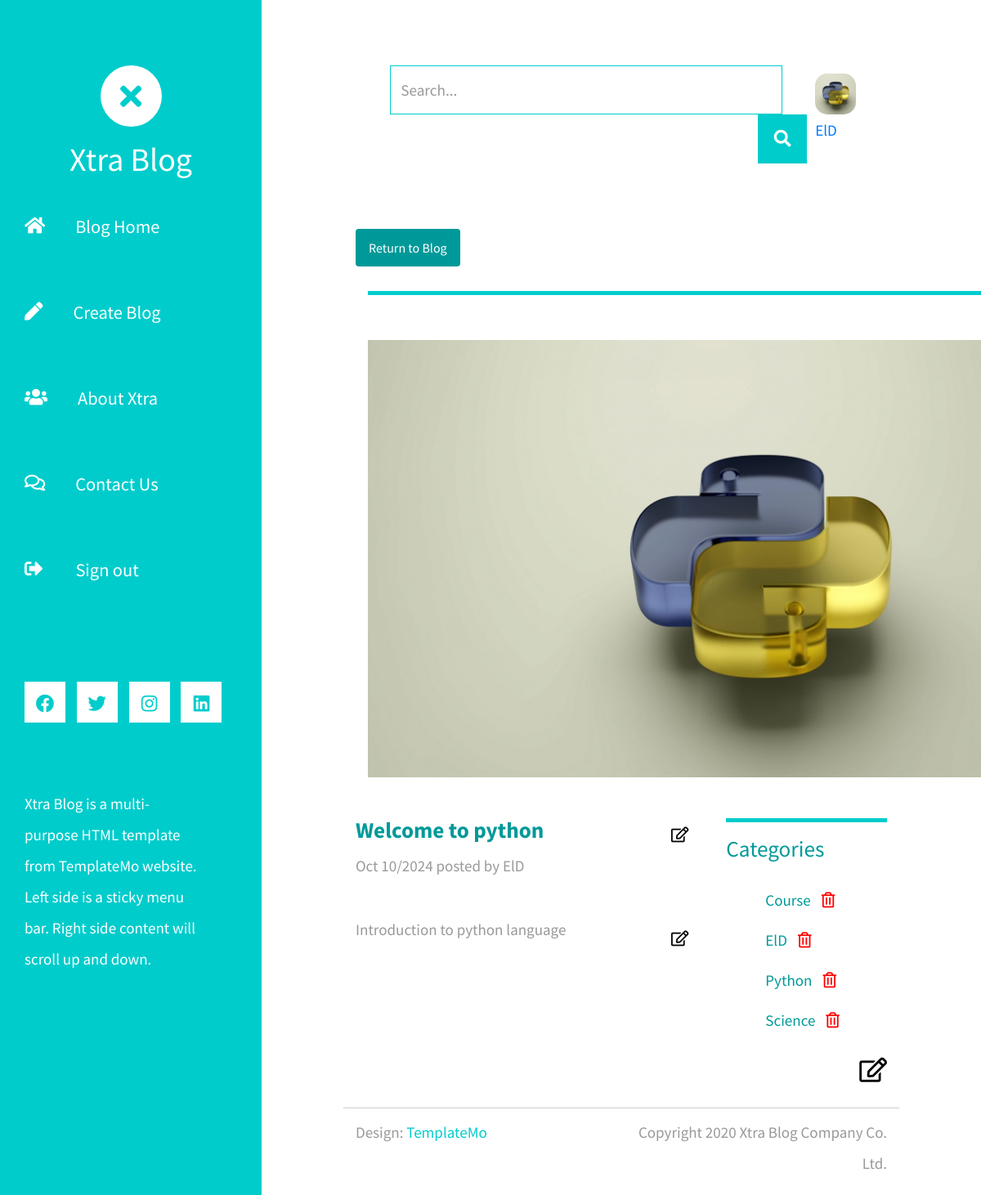
Page /blogs/blog/1/edit/ (signed in) on the committed database.
### users/models.py (models this page shows, shortened)
class Profile(models.Model):
    user = models.OneToOneField(User ,verbose_name=("profile"), on_delete=models.CASCADE)
    name = models.CharField(max_length=100)
    image = models.ImageField(upload_to="profile-img/",blank=True,null=True)
    date_of_birth = models.DateField(auto_now=False, auto_now_add=False,blank=True,null=True)
    description = models.TextField(blank=True,null=True,max_length=500)
    fblink= models.URLField(blank=True,null=True, max_length=200)
    instlink= models.URLField(blank=True,null=True, max_length=200)
    twlink= models.URLField(blank=True,null=True, max_length=200)
    lilink= models.URLField(blank=True,null=True, max_length=200)
    is_team_member = models.BooleanField(default=False)
    role = models.CharField(max_length=50,default="User")

### blogapp/models.py (models this page shows, shortened)
class Blog(models.Model):
    title = models.CharField(max_length=500)
    image = models.ImageField(upload_to='blog-img/')
    content  = models.TextField()
    created_at = models.DateField(auto_now_add=True)
    author = models.ForeignKey(User, verbose_name=("authors"),on_delete=models.CASCADE)
    tags = TaggableManager()

### blogapp/views.py (the view)
# urls.py: path('blog/<int:pk>/edit/',BlogUpdateView.as_view(),name='blog_edit'),
class BlogUpdateView(LoginRequiredMixin,UpdateView):
    model = Blog
    template_name = "blog_edit.html"
    fields = ['image','title','content','tags']

### blogapp/templates/blog_edit.html (shortened to what this page needs)
{% extends "base.html" %}
{% load static %}
{% load widget_tweaks %}
{% block links %}
<link rel="stylesheet" href="{% static 'css/edit.css' %}">
{% endblock links %}
{% block content %}
<div class="row">
    <div class="col-12">
        <a href="{% url 'blog_detail' blog.id %}" class="btn" style="background-color: #099; color: white; margin-bottom: 20px; padding: 10px 15px; text-decoration: none;">
            Return to Blog
        </a>
    </div>
</div>
<div class="col-12">
    <div class="image-container">
        <hr class="tm-hr-primary tm-mb-55">
        <img src="{{blog.image.url}}" width="954" height="535" class="tm-mb-40" id="blog_img"></img>
    </div>
</div>
<div class="row tm-row">
    <div class="col-lg-8 tm-post-col">
        <div class="tm-post-full">
            <div class="mb-4">
                <div class="title-container" style="position: relative;">
                    <h2 class="pt-2 tm-color-primary tm-post-title" id="blog_title"><strong>{{blog.title}}</strong></h2>
                    <button type="button" id="title_edit" style="border: none; background: transparent; cursor: pointer; position: absolute; top: 10px; right: 10px;"
                    onclick="document.getElementById('title_form').style.display = 'block'
                    document.getElementById('blog_title').style.display = 'none';
                    document.getElementById('title_edit').style.display = 'none';">
                        <i class="far fa-edit"></i>
                    </button>
                </div>
                <p class="tm-mb-40">{{blog.created_at|date:'M d/Y'}} posted by {{blog.author}}</p>
                <div class="content-container" style="position: relative;">
                    <p class="blog-content" id="blog_content">{{ blog.content }}</p>
                    <button type="button" id="content_edit" style="border: none; background: transparent; cursor: pointer; position: absolute; top: 10px; right: 10px;"
                    onclick="document.getElementById('content_form').style.display = 'block'
                    document.getElementById('blog_content').style.display = 'none';
                    document.getElementById('content_edit').style.display = 'none';">
                        <i class="far fa-edit"></i>
                    </button>
                </div>
            </div>
        </div>
    </div>
    <aside class="col-lg-4 tm-aside-col">
        <div class="tm-post-sidebar">
            <hr class="mb-3 tm-hr-primary">
            <h2 class="mb-4 tm-post-title tm-color-primary">Categories</h2>
            <ul class="tm-mb-75 pl-5 tm-category-list">
                {% for tag in blog.tags.all %}
                <li style="display: flex; align-items: center; margin-bottom: 5px;">
                    <p class="tm-color-primary" style="margin-right: 8px; margin-bottom: 0;">{{ tag }}</p>
                    <button type="button" style="background-color: #fff; border: none; padding: 3px 5px; cursor: pointer;">
                        <i class="far fa-trash-alt" style="color: red; cursor: pointer;" onclick="openModal({{ tag.id }})"></i>
                    </button>
                </li>
                {% endfor %}
            </ul>
            <button type="button" id="add_tag_button"
            style="background-color: #fff; border: none; padding: 3px 5px; cursor: pointer;position: absolute; bottom: 10px; right: 10px;"
            onclick="document.getElementById('add_tag_button').style.display='none';
            document.getElementById('AddTagForm').style.display='block';"
            >
                <i class="far fa-edit" style="color: black; cursor: pointer; font-size: 30px;"></i>
            </button>
        </div>
    </aside>
</div>
{% endblock content %}

### templates/base.html (shortened to what this page needs)
{% load static %}
<!DOCTYPE html>
<html lang="en">
<head>
    {% block links %}
    {% endblock links %}
	<link rel="stylesheet" href="{% static 'fontawesome/css/all.min.css' %}">
	<link rel="stylesheet" href="{% static 'fontawesome/css/all.min.css' %}">
    <link href="{% static 'css/bootstrap.min.css' %}" rel="stylesheet">
    <link href="{% static 'css/templatemo-xtra-blog.css' %}" rel="stylesheet">
    <link href="{% static 'css/images.css' %}" rel="stylesheet">
    <link href="{% static 'css/comments.css' %}" rel="stylesheet">
</head>
<body>
	<header class="tm-header" id="tm-header">
        <div class="tm-header-wrapper">
            <div class="tm-site-header">
                <div class="mb-3 mx-auto tm-site-logo"><i class="fas fa-times fa-2x"></i></div>
                <h1 class="text-center">Xtra Blog</h1>
            </div>
            <nav class="tm-nav" id="tm-nav">
                <ul>
                    <li class="tm-nav-item {% if 'home' in request.path %}active{% endif %}"><a href="{% url "home" %}" class="tm-nav-link">
                        <i class="fas fa-home"></i>
                        Blog Home
                    </a></li>
                    <li class="tm-nav-item {% if 'create' in request.path %}active{% endif %}"><a href="{% url 'create_blog' %}" class="tm-nav-link">
                        <i class="fas fa-pen"></i>
                        Create Blog
                    </a></li>
                    <li class="tm-nav-item {% if 'about' in request.path %}active{% endif %}"><a href="{% url 'about' %}" class="tm-nav-link">
                        <i class="fas fa-users"></i>
                        About Xtra
                    </a></li>
                    <li class="tm-nav-item {% if 'contact' in request.path %}active{% endif %}"><a href="{% url 'contact' %}" class="tm-nav-link">
                        <i class="far fa-comments"></i>
                        Contact Us
                    </a></li>
                    {% if user.is_authenticated %}
                    <form method="POST" action="{% url 'logout' %}">
                        <li class="tm-nav-item">
                            <button type="submit" class="tm-button">
                                <i class="fas fa-sign-out-alt"style="margin-right: 40px;"></i>
                                Sign out
                            </button>
                        </li>
                    </form>
                    {% endif %}
                </ul>
            </nav>
            <div class="tm-mb-65">
                <a rel="nofollow" href="https://fb.com/templatemo" target="_blank" class="tm-social-link">
                    <i class="fab fa-facebook tm-social-icon"></i>
                </a>
                <a href="https://twitter.com" target="_blank" class="tm-social-link">
                    <i class="fab fa-twitter tm-social-icon"></i>
                </a>
                <a href="https://instagram.com" target="_blank" class="tm-social-link">
                    <i class="fab fa-instagram tm-social-icon"></i>
                </a>
                <a href="https://linkedin.com" target="_blank" class="tm-social-link">
                    <i class="fab fa-linkedin tm-social-icon"></i>
                </a>
            </div>
            <p class="tm-mb-80 pr-5 text-white">
                Xtra Blog is a multi-purpose HTML template from TemplateMo website. Left side is a sticky menu bar. Right side content will scroll up and down.
            </p>
        </div>
    </header>
    <div class="container-fluid">
        <main class="tm-main">
            <div class="row tm-row">
                <div class="col-12" style="display: flex; justify-content: space-between;">
                    <form method="GET" class="form-inline tm-mb-80 tm-search-form" action="{% url 'home' %}">
                        <input class="form-control tm-search-input" name="search" type="text" placeholder="Search..." id="search" aria-label="Search">
                        <button class="tm-search-button" type="submit">
                            <i class="fas fa-search tm-search-icon" aria-hidden="true"></i>
                        </button>
                    </form>
                    {% if user.is_authenticated %}
                    <div style="margin: 10px;">
                        <a href="{% url 'profile_content' user.profile.id %}" class="tm-profile-link">
                            <img src="{% if user.profile.image %}{{user.profile.image.url}} {% endif %}" height="50px" width="50px" style="border-radius: 30%; object-fit: cover;">
                            {{user.username}}
                        </a>
                    </div>
                    {% endif %}
                </div>
            </div>
            {% block content %}
            {% endblock content %}
            <footer class="row tm-row">
                <hr class="col-12">
                <div class="col-md-6 col-12 tm-color-gray">
                    Design: <a rel="nofollow" target="_parent" href="https://templatemo.com" class="tm-external-link">TemplateMo</a>
                </div>
                <div class="col-md-6 col-12 tm-color-gray tm-copyright">
                    Copyright 2020 Xtra Blog Company Co. Ltd.
                </div>
            </footer>
        </main>
    </div>
</body>
</html>

### static/css/edit.css (style rules this page uses)
.image-container { position: relative; display: inline-block; }
#blog_img { transition: filter 0.3ms ease; }

### static/css/templatemo-xtra-blog.css (style rules this page uses)
html { overflow-x: hidden; }
body { margin: 0; padding: 0; font-family: 'Source Sans Pro', sans-serif; font-size: 19px; line-height: 2em; overflow-x: hidden; }
p, span { color: #999; }
hr { border-top-color: #CCC; margin-top: 10px; margin-bottom: 10px; }
.form-control::placeholder { color: #999; }
.tm-header { background-color: #0CC; color: white; position: fixed; top: 0; left: 0; bottom: 0; z-index: 100; width: 400px; overflow-y: visible; }
.tm-header-wrapper { overflow-y: scroll; scrollbar-width: none; -ms-overflow-style: none; padding: 30px; width: 100%; height: 100%; }
.tm-site-header { margin-top: 50px; margin-bottom: 20px; }
.tm-site-logo { width: 75px; height: 75px; border-radius: 50%; background-color: white; display: flex; align-items: center; justify-content: center; }
.tm-site-logo i { color: #0CC; }
.tm-main { margin-left: 400px; padding: 80px 100px 25px; }
.tm-row { max-width: 980px; justify-content: space-between; }
.tm-nav { margin-bottom: 100px; }
.tm-nav-item { list-style: none; margin-bottom: 30px; }
.tm-nav-link { color: white; background-color: transparent; height: 75px; width: 100%; max-width: 300px; display: flex; align-items: center; font-size: 1.4rem; padding: 0 30px; }
.tm-button { color: white; background-color: transparent; height: 75px; width: 100%; max-width: 300px; display: flex; align-items: center; font-size: 1.4rem; padding: 0 30px; border: none; cursor: pointer; transition: background-color 0.3s, color 0.3s; }
.tm-nav ul { position: relative; }
.tm-nav-link i { margin-right: 37px; }
ul { margin: 0; padding: 0; }
.tm-nav { margin-left: -30px; }
.tm-social-link { display: inline-block; background-color: white; font-size: 1.4rem; width: 50px; height: 50px; text-align: center; padding-top: 8px; margin-right: 15px; margin-bottom: 15px; }
.tm-social-icon { color: #0CC; transition: all 0.3s ease; }
.tm-search-form { display: flex; align-items: center; justify-content: flex-end; }
.form-inline .form-control.tm-search-input { display: block; height: 60px; width: 480px; margin-right: 30px; border-radius: 0; border-color: #0CC; font-size: 1.2rem; }
.tm-search-button { width: 60px; height: 60px; border: none; background-color: #0CC; transition: all 0.3s ease; }
.tm-search-icon { color: white; font-size: 1.3rem; }
.tm-post-title { font-size: 1.7rem; transition: all 0.3s ease; }
.tm-external-link { color: #0CC; }
.tm-copyright { text-align: right; }
hr.tm-hr-primary { border-top: 5px solid #0CC; }
.form-control { height: 45px; border-color: #0CC; border-radius: 0; }
.tm-category-list { list-style-type: none; }
.tm-post-full { max-width: 600px; }
.tm-post-sidebar { max-width: 280px; margin-left: auto; margin-right: 0; }
.tm-mb-40 { margin-bottom: 40px; }
.tm-mb-55 { margin-bottom: 55px; }
.tm-mb-65 { margin-bottom: 65px; }
.tm-mb-75 { margin-bottom: 75px; }
.tm-mb-80 { margin-bottom: 80px; }
.tm-color-primary, span.tm-color-primary { color: #099; }
a.tm-color-gray, .tm-color-gray { color: #999; }
@media (max-width: 1540px) { .tm-header { width: 320px; } }
@media (max-width: 1540px) { .tm-main { margin-left: 320px; width: calc(100% - 320px); } }
@media (max-width: 1288px) { .tm-social-link { margin-right: 10px; } }

### rows in the picture
Blog: image (picture), title "Welcome to python", created_at "Oct 10/2024", author "ElD", content "Introduction to python language"
Tag: name "Course"
Tag: name "ElD"
Tag: name "Python"
Tag: name "Science"

### other values in the picture
{{ user.username }} "ElD"
